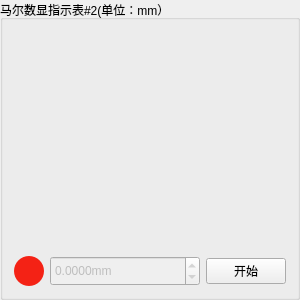
           <widget class="QGroupBox" name="groupBox_6">
            <property name="minimumSize">
             <size>
              <width>300</width>
              <height>300</height>
             </size>
            </property>
            <property name="maximumSize">
             <size>
              <width>300</width>
              <height>350</height>
             </size>
            </property>
            <property name="title">
             <string>马尔数显指示表#2(单位：mm）</string>
            </property>
            <layout class="QGridLayout" name="gridLayout_3">
             <item row="0" column="0">
              <layout class="QGridLayout" name="gridLayout_4">
               <item row="0" column="0">
                <widget class="QWidget" name="dashBoardTwo" native="true">
                 <property name="maximumSize">
                  <size>
                   <width>500</width>
                   <height>16777215</height>
                  </size>
                 </property>
                </widget>
               </item>
               <item row="1" column="0">
                <layout class="QHBoxLayout" name="horizontalLayout_3">
                 <item>
                  <widget class="QLabel" name="sensorTwoStatus">
                   <property name="minimumSize">
                    <size>
                     <width>30</width>
                     <height>30</height>
                    </size>
                   </property>
                   <property name="maximumSize">
                    <size>
                     <width>30</width>
                     <height>30</height>
                    </size>
                   </property>
                   <property name="styleSheet">
                    <string notr="true">QLabel {
    background-color: #F42215;
	border-radius: 15px;	
}</string>
                   </property>
                   <property name="text">
                    <string/>
                   </property>
                  </widget>
                 </item>
                 <item>
                  <widget class="QDoubleSpinBox" name="sensorTwoData">
                   <property name="enabled">
                    <bool>false</bool>
                   </property>
                   <property name="minimumSize">
                    <size>
                     <width>120</width>
                     <height>0</height>
                    </size>
                   </property>
                   <property name="maximumSize">
                    <size>
                     <width>16777215</width>
                     <height>35</height>
                    </size>
                   </property>
                   <property name="suffix">
                    <string>mm</string>
                   </property>
                   <property name="decimals">
                    <number>4</number>
                   </property>
                   <property name="minimum">
                    <double>-99.000000000000000</double>
                   </property>
                  </widget>
                 </item>
                 <item>
                  <widget class="QPushButton" name="openSensorTwoData">
                   <property name="maximumSize">
                    <size>
                     <width>80</width>
                     <height>16777215</height>
                    </size>
                   </property>
                   <property name="text">
                    <string>开始</string>
                   </property>
                  </widget>
                 </item>
                </layout>
               </item>
              </layout>
             </item>
            </layout>
           </widget>
